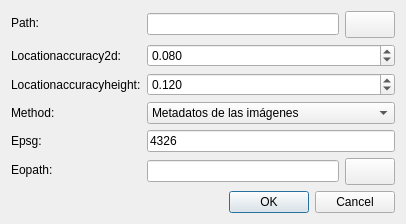
<?xml version="1.0" encoding="UTF-8"?>
<ui version="4.0">
 <class>SampleDialog</class>
 <widget class="QDialog" name="SampleDialog">
  <property name="geometry">
   <rect>
    <x>0</x>
    <y>0</y>
    <width>406</width>
    <height>174</height>
   </rect>
  </property>
  <property name="windowTitle">
   <string>Photo</string>
  </property>
  <layout class="QVBoxLayout" name="verticalLayout">
   <item>
      <layout class="QFormLayout" name="formLayout">
        <item row="0" column="0">
     <widget class="QLabel" name="label_path">
          <property name="text">
          <string>Path:</string>
          </property>
     </widget>
     </item>
<item row="0" column="1">
     <layout class="QHBoxLayout" name="horizontalLayout">
    <item>
     <widget class="QLineEdit" name="path">
          <property name="field_name" stdset="0">
               <string>path</string>
          </property>
          <property name="key" stdset="0">
               <string>file</string>
          </property>
          <property name="prop_name" stdset="0">
               <string>text</string>
          </property> 
                      
                    <property name="type" stdset="0">
                        <string>folder</string>
                    </property>
                            
                    <property name="toolTip" stdset="0">
                        <string>Ruta del directorio donde se localizan las imágenes</string>
                    </property>
                   
          
        <property name="text">
            <string></string>
        </property>
        
     </widget>
     </item>
<item>
    <widget class="QPushButton" name="fileWidgetButton_path">
    <property name="sizePolicy">
    <sizepolicy hsizetype="Preferred" vsizetype="Fixed">
    <horstretch>0</horstretch>
    <verstretch>0</verstretch>
    </sizepolicy>
    </property>
    <property name="maximumSize">
    <size>
    <width>50</width>
    <height>16777215</height>
    </size>
    </property>
    <property name="font">
    <font>
    <pointsize>12</pointsize>
    <bold>true</bold>
    </font>
    </property>
    <property name="for_file_widget" stdset="0">
        <string>path</string>
    </property>  
    </widget>
</item>
</layout>
</item>
  <item row="1" column="0">
     <widget class="QLabel" name="label_locationaccuracy2d">
          <property name="text">
          <string>Locationaccuracy2d:</string>
          </property>
     </widget>
     </item>
<item row="1" column="1">
     
     <widget class="QDoubleSpinBox" name="locationaccuracy2d">
          <property name="field_name" stdset="0">
               <string>locationaccuracy2d</string>
          </property>
          <property name="key" stdset="0">
               <string>double</string>
          </property>
          <property name="prop_name" stdset="0">
               <string>value</string>
          </property> 
                      
                    <property name="decimals" stdset="0">
                        <number>3</number>
                    </property>
                            
                    <property name="minimum" stdset="0">
                        <string>0.0</string>
                    </property>
                            
                    <property name="maximum" stdset="0">
                        <string>5.0</string>
                    </property>
                            
                    <property name="singleStep" stdset="0">
                        <string>0.01</string>
                    </property>
                            
                    <property name="toolTip" stdset="0">
                        <string>Precisión horizontal de la orientación externa de las imágenes en metros</string>
                    </property>
                   
          
        <property name="value">
            <double>0.08</double>
        </property>
        
     </widget>
     
</item>
  <item row="2" column="0">
     <widget class="QLabel" name="label_locationaccuracyheight">
          <property name="text">
          <string>Locationaccuracyheight:</string>
          </property>
     </widget>
     </item>
<item row="2" column="1">
     
     <widget class="QDoubleSpinBox" name="locationaccuracyheight">
          <property name="field_name" stdset="0">
               <string>locationaccuracyheight</string>
          </property>
          <property name="key" stdset="0">
               <string>double</string>
          </property>
          <property name="prop_name" stdset="0">
               <string>value</string>
          </property> 
                      
                    <property name="decimals" stdset="0">
                        <number>3</number>
                    </property>
                            
                    <property name="minimum" stdset="0">
                        <string>0.0</string>
                    </property>
                            
                    <property name="maximum" stdset="0">
                        <string>5.0</string>
                    </property>
                            
                    <property name="singleStep" stdset="0">
                        <string>0.01</string>
                    </property>
                            
                    <property name="toolTip" stdset="0">
                        <string>Precisión vertical de la orientación externa de las imágenes en metros</string>
                    </property>
                   
          
        <property name="value">
            <double>0.12</double>
        </property>
        
     </widget>
     
</item>
  <item row="3" column="0">
     <widget class="QLabel" name="label_method">
          <property name="text">
          <string>Method:</string>
          </property>
     </widget>
     </item>
<item row="3" column="1">
     
     <widget class="QComboBox" name="method">
          <property name="field_name" stdset="0">
               <string>method</string>
          </property>
          <property name="key" stdset="0">
               <string>combo</string>
          </property>
          <property name="prop_name" stdset="0">
               <string>currentIndex</string>
          </property> 
                      
                    <property name="toolTip" stdset="0">
                        <string>Fuente de la que se importarán las orientaciones externas de las imágenes</string>
                    </property>
                   
          
            <item>
                <property name="text">
                <string>Metadatos de las imágenes</string>
                </property>
                <property name="flags">
                    <set>ItemIsSelectable|ItemIsEditable|ItemIsDragEnabled|ItemIsUserCheckable|ItemIsEnabled</set>
                </property>
            </item>
            
            <item>
                <property name="text">
                <string> Fichero CSV</string>
                </property>
                <property name="flags">
                    <set>ItemIsSelectable|ItemIsEditable|ItemIsDragEnabled|ItemIsUserCheckable|ItemIsEnabled</set>
                </property>
            </item>
            
     </widget>
     
</item>
  <item row="4" column="0">
     <widget class="QLabel" name="label_epsg">
          <property name="text">
          <string>Epsg:</string>
          </property>
     </widget>
     </item>
<item row="4" column="1">
     
     <widget class="QLineEdit" name="epsg">
          <property name="field_name" stdset="0">
               <string>epsg</string>
          </property>
          <property name="key" stdset="0">
               <string>lineedit</string>
          </property>
          <property name="prop_name" stdset="0">
               <string>text</string>
          </property> 
                      
                    <property name="toolTip" stdset="0">
                        <string>Código EPSG con el que se importarán las imágenes</string>
                    </property>
                   
          
        <property name="text">
            <string>4326</string>
        </property>
        
     </widget>
     
</item>
  <item row="5" column="0">
     <widget class="QLabel" name="label_eopath">
          <property name="text">
          <string>Eopath:</string>
          </property>
     </widget>
     </item>
<item row="5" column="1">
     <layout class="QHBoxLayout" name="horizontalLayout">
    <item>
     <widget class="QLineEdit" name="eopath">
          <property name="field_name" stdset="0">
               <string>eopath</string>
          </property>
          <property name="key" stdset="0">
               <string>file</string>
          </property>
          <property name="prop_name" stdset="0">
               <string>text</string>
          </property> 
                      
                    <property name="toolTip" stdset="0">
                        <string>Ruta del archivo CSV con las orientaciones externas</string>
                    </property>
                   
          
        <property name="text">
            <string></string>
        </property>
        
     </widget>
     </item>
<item>
    <widget class="QPushButton" name="fileWidgetButton_eopath">
    <property name="sizePolicy">
    <sizepolicy hsizetype="Preferred" vsizetype="Fixed">
    <horstretch>0</horstretch>
    <verstretch>0</verstretch>
    </sizepolicy>
    </property>
    <property name="maximumSize">
    <size>
    <width>50</width>
    <height>16777215</height>
    </size>
    </property>
    <property name="font">
    <font>
    <pointsize>12</pointsize>
    <bold>true</bold>
    </font>
    </property>
    <property name="for_file_widget" stdset="0">
        <string>eopath</string>
    </property>  
    </widget>
</item>
</layout>
</item>
  
      </layout>
   </item>
   <item>
    <widget class="QDialogButtonBox" name="buttonBox">
     <property name="standardButtons">
      <set>QDialogButtonBox::Cancel|QDialogButtonBox::Ok</set>
     </property>
    </widget>
   </item>
  </layout>
 </widget>
 <resources/>
 <connections>
  <connection>
   <sender>buttonBox</sender>
   <signal>rejected()</signal>
   <receiver>SampleDialog</receiver>
   <slot>reject()</slot>
  </connection>
  <connection>
   <sender>buttonBox</sender>
   <signal>accepted()</signal>
   <receiver>SampleDialog</receiver>
   <slot>accept()</slot>
  </connection>
  
 </connections>
  <slots>
    <slot>listAddButtonClicked()</slot>
    <slot>fileWidgetButtonClicked()</slot>
    <slot>imageWidgetRemoveButtonClicked()</slot>
    <slot>imageWidgetChangeButtonClicked()</slot>
    <slot>imagesWidgetChangeDirectoryButtonClicked()</slot>
    <slot>listDeleteButtonClicked()</slot>
    <slot>objectDetailButtonClicked()</slot>
    <slot>tableAddButtonClicked()</slot>
    <slot>tableDeleteButtonClicked()</slot>
    <slot>simpleGridFirstPageButtonClicked()</slot>
    <slot>simpleGridPreviousPageButtonClicked()</slot>
    <slot>simpleGridNextPageButtonClicked()</slot>
    <slot>simpleGridLastPageButtonClicked()</slot>
    <slot>simpleGridPageCountComboChanged()</slot>


 </slots>
</ui>
